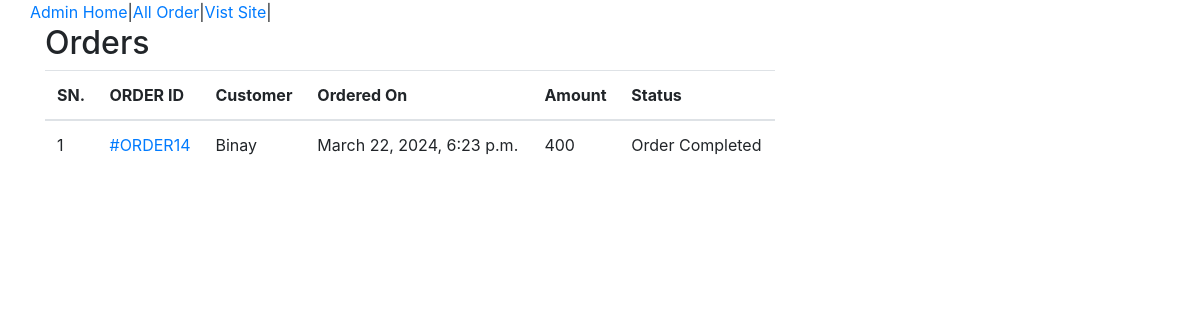
The page /owner/admin-all-orders/ (signed in) on the database as committed earlier.
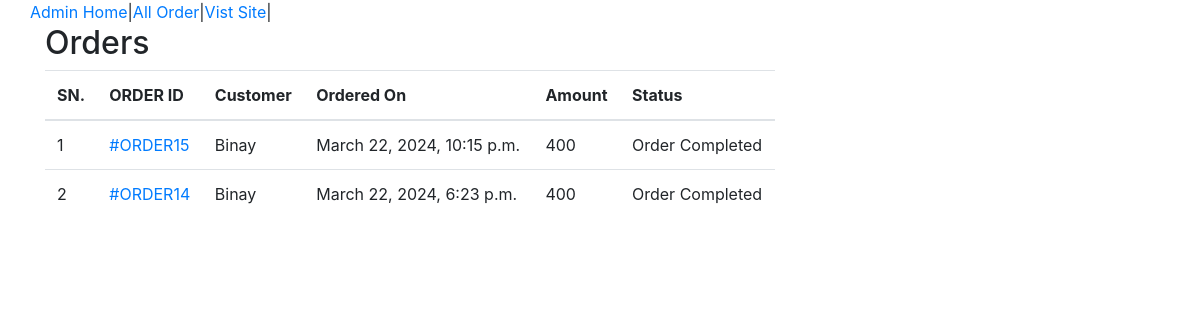
The same page on the database as committed later.
### shop/models.py (models this page shows, shortened)
class Order(models.Model):
    cart = models.OneToOneField(Cart, on_delete=models.CASCADE)
    ordered_by = models.CharField(max_length=200)
    shipping_address = models.CharField(max_length=200)
    mobile = models.CharField(max_length=10)
    email = models.EmailField(null=True, blank=True)
    subtotal = models.PositiveIntegerField()
    discount = models.PositiveIntegerField()
    total = models.PositiveIntegerField()
    order_status = models.CharField(max_length=50, choices=ORDER_STATUS)
    created_at = models.DateTimeField(auto_now_add=True)
    payment_method = models.CharField(max_length=20, choices=METHOD, default="Cash On Delivery")
    payment_completed = models.BooleanField(
        default=False, null=True, blank=True)

### owner/views.py (the view)
# urls.py: path('admin-all-orders/', AdminOrderListView.as_view(), name="admin_order_list"),
class AdminOrderListView(AdminRequiredMixin, ListView):
    template_name = "adminpages/admin_orderlist.html"
    queryset = Order.objects.all().order_by("-id")
    context_object_name = "ord_obj"

### owner/views.py (called while the page is built)
    def dispatch(self, request, *args, **kwargs) :
        user = request.user
        if request.user.is_authenticated and Admin.objects.filter(user=user).exists():
            print("llog")
        else:
            return redirect("owner/admin-login/")
        print(user)
        return super().dispatch(request, *args, **kwargs)

### templates/adminpages/admin_orderlist.html (shortened to what this page needs)
{% extends 'adminpages/admin_base.html'%}
{% block content%}
<div class="container">
    <div class="row">
        <div class="col-md-8">
            <h2>Orders</h2>
            <table class="table">
                <thead>
                    <tr>
                        <th>SN.</th>
                        <th>ORDER ID</th>
                        <th>Customer</th>
                        <th>Ordered On</th>
                        <th>Amount</th>
                        <th>Status</th>
                    </tr>
                </thead>
                <tbody>
                    {% for i in ord_obj %}
                    <tr>
                        <td>{{forloop.counter}}</td>
                        <td><a href="{% url 'owner:admin_order_detail' i.id%}">#ORDER{{i.id}}</td>
                        <td>{{i.ordered_by}}</td>
                        <td>{{i.created_at}}</td>
                        <td>{{i.total}}</td>
                        <td>{{i.order_status}}</td>
                    </tr>
                    {% endfor %}
                </tbody>
            </table>
</div>
{% endblock %}

Rows that differ between the two databases and show on the page:
added Order: id "15", ordered_by "Binay", created_at "March 22, 2024, 10:15 p.m.", total "400", order_status "Order Completed"
